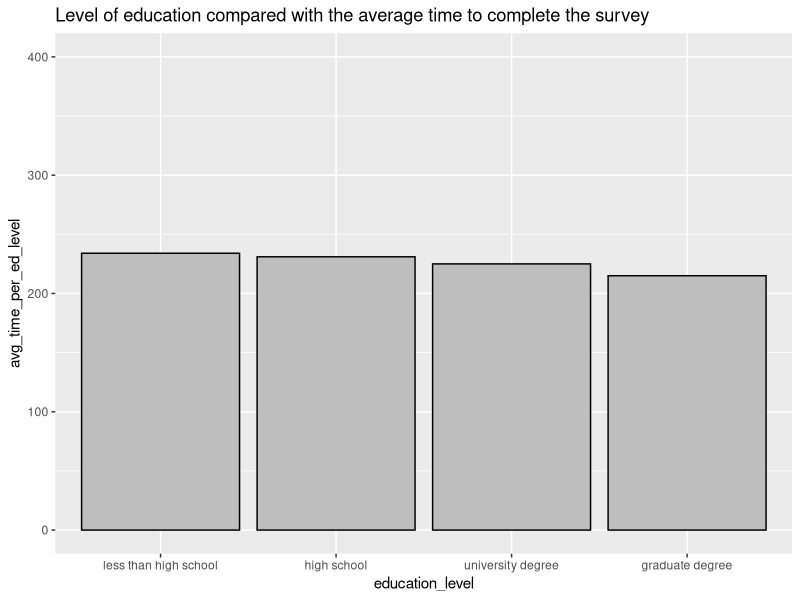
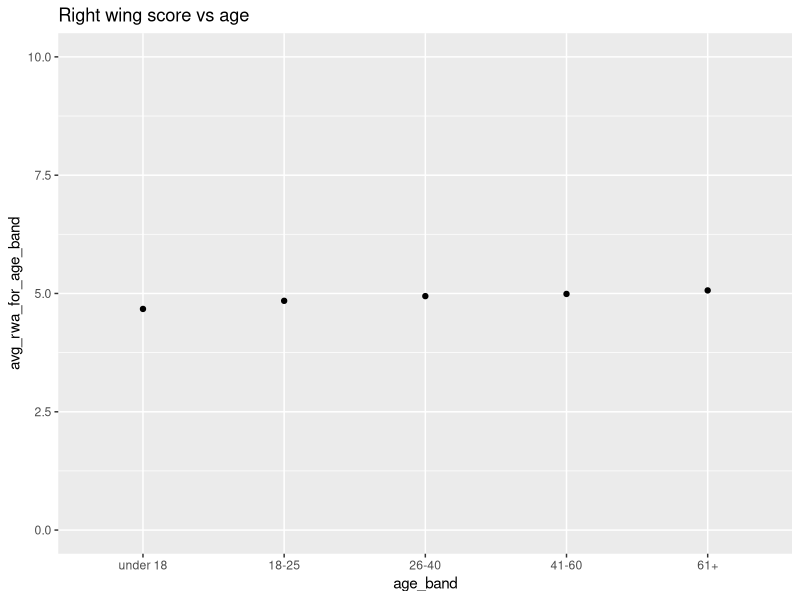
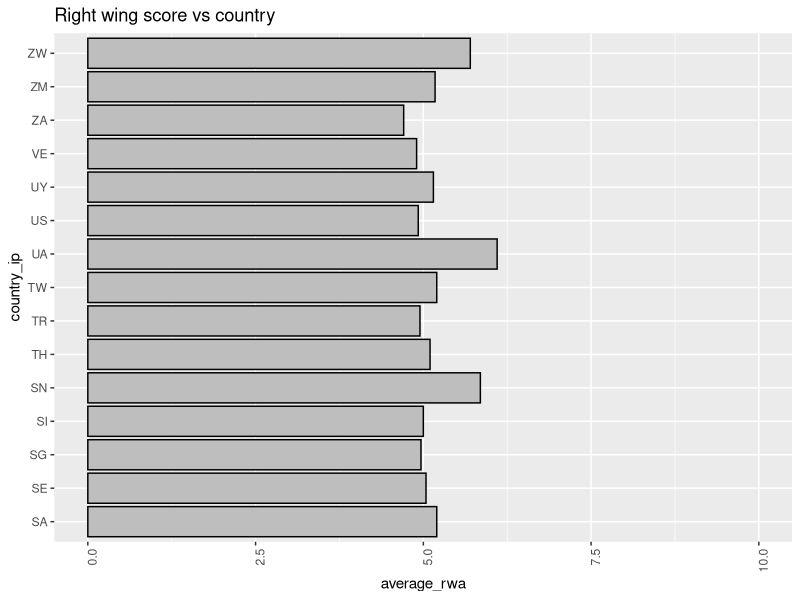
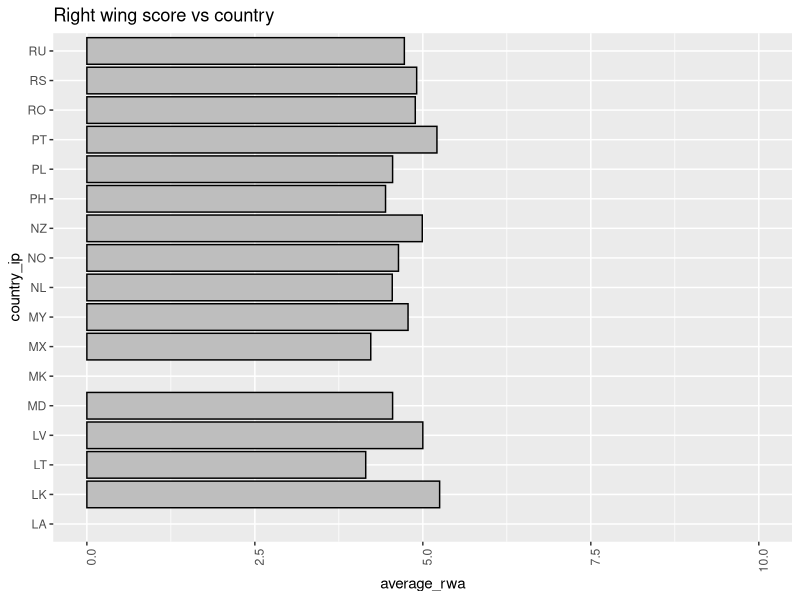
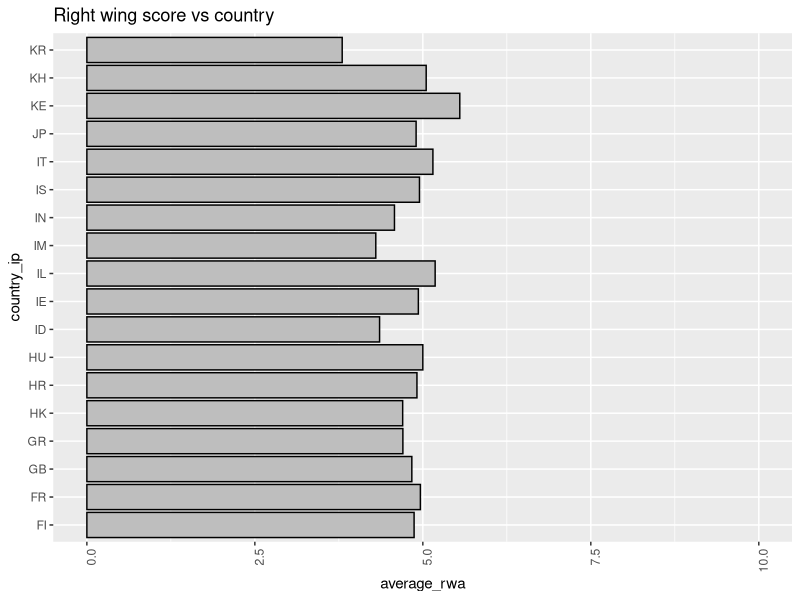
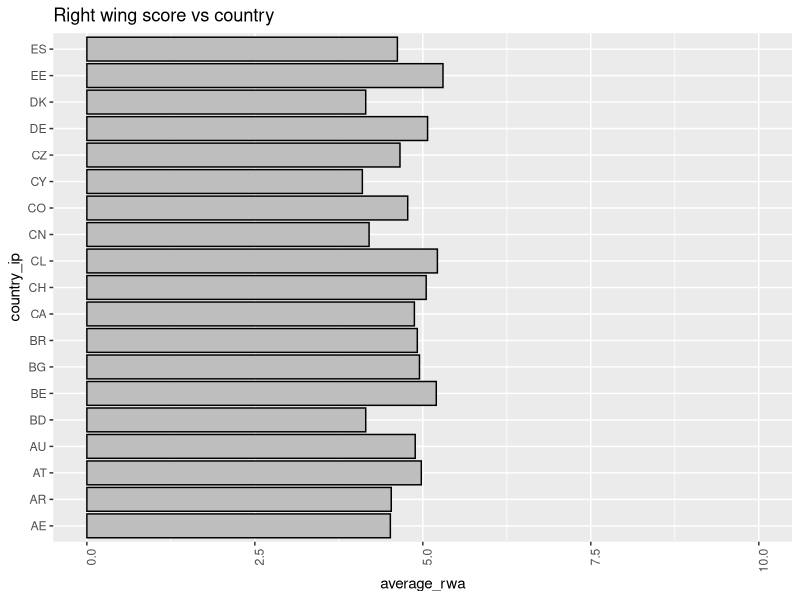

The R source for these figures, in order:
## ---- chunk 1
library(tidyverse)
library(ggplot2)

rw_data <- read_csv("data/clean_data/clean_rwa.csv")
## ---- chunk 2
rw_data %>%
  group_by(gender) %>%
  summarise(average_rwai_per_gender = mean(avg_rwa, na.rm = TRUE))
## ---- chunk 3
rw_data %>% 
  group_by(handedness) %>% 
  summarise(average_rwai_per_hand_group = mean(avg_rwa, na.rm = TRUE), .groups = 'drop_last')
## ---- chunk 4
rw_data %>%
  group_by(family_size) %>%
  summarise(average_rwai_per_family_size = mean(avg_rwa, na.rm = TRUE), .groups = 'drop_last')
  
## ---- chunk 5
rw_data %>%
  group_by(education_level) %>% 
  summarise(median(test_elapse_t, na.rm = TRUE), .groups = 'drop_last')
## ---- chunk 6
rw_data %>%
  group_by(education_level) %>% 
  summarise(median(survey_elapse_t, na.rm = TRUE), .groups = 'drop_last')
## ---- chunk 7
avg_time_per_ed_level_tibble <- rw_data %>% 
  group_by(education_level) %>% 
  summarise(avg_time_per_ed_level = median(test_elapse_t, na.rm = TRUE), .groups = 'drop_last') %>%
  drop_na()
## ---- chunk 8
positions <- c("less than high school", "high school", "university degree", "graduate degree")

ggplot() +
  geom_col(data = avg_time_per_ed_level_tibble, aes(x = education_level, y = avg_time_per_ed_level), colour = "black", fill = "grey") +
  scale_x_discrete(limits = positions) +
  ylim(0,400) +
  ggtitle("Level of education compared with the average time to complete the survey")
## ---- chunk 9
avg_per_age_band <- rw_data %>%
  mutate(age_band = case_when(
    age < 18 ~ "under 18",
    age < 26 ~ "18-25",
    age < 41 ~ "26-40",
    age < 61 ~ "41-60",
    age >= 61 ~ "61+"
  )) %>%
  select(participant_no, age_band, avg_rwa) %>% 
  group_by(age_band) %>% 
  summarise(avg_rwa_for_age_band = mean(avg_rwa, na.rm = TRUE), .groups = 'drop_last')
## ---- chunk 10
positions <- c("under 18", "18-25", "26-40", "41-60", "61+")

ggplot() +
  geom_point(data = avg_per_age_band, aes(x = age_band, y = avg_rwa_for_age_band)) +
  scale_x_discrete(limits = positions) +
  ylim(0,10) +
  ggtitle("Right wing score vs age")
## ---- chunk 11
avg_rwa_per_country <- rw_data %>% 
  group_by(country_ip) %>% 
  summarise(average_rwa = mean(avg_rwa, na.rm = TRUE), .groups = 'drop_last')
## ---- chunk 12
avg_rwa_per_country_group1 <- rw_data %>% 
  group_by(country_ip) %>% 
  summarise(average_rwa = mean(avg_rwa, na.rm = TRUE), .groups = 'drop_last') %>% 
  filter(country_ip < "FA")

avg_rwa_per_country_group2 <- rw_data %>% 
  group_by(country_ip) %>% 
  summarise(average_rwa = mean(avg_rwa, na.rm = TRUE), .groups = 'drop_last') %>% 
  filter(country_ip >= "FA" & country_ip < "LA")

avg_rwa_per_country_group3 <- rw_data %>% 
  group_by(country_ip) %>% 
  summarise(average_rwa = mean(avg_rwa, na.rm = TRUE), .groups = 'drop_last') %>% 
  filter(country_ip >= "LA" & country_ip < "SA")

avg_rwa_per_country_group4 <- rw_data %>% 
  group_by(country_ip) %>% 
  summarise(average_rwa = mean(avg_rwa, na.rm = TRUE), .groups = 'drop_last') %>% 
  filter(country_ip >= "SA")
## ---- chunk 13

ggplot() +
  geom_col(data = avg_rwa_per_country_group4, aes(x = country_ip, y = average_rwa), colour = "black", fill = "grey") +
  ylim(0,10) +
  ggtitle("Right wing score vs country") +
  theme(axis.text.x = element_text(angle = 90, hjust = 1)) + 
  coord_flip()
## ---- chunk 14

ggplot() +
  geom_col(data = avg_rwa_per_country_group3, aes(x = country_ip, y = average_rwa), colour = "black", fill = "grey") +
  ylim(0,10) +
  ggtitle("Right wing score vs country") +
  theme(axis.text.x = element_text(angle = 90, hjust = 1)) + 
  coord_flip()
## ---- chunk 15

ggplot() +
  geom_col(data = avg_rwa_per_country_group2, aes(x = country_ip, y = average_rwa), colour = "black", fill = "grey") +
  ylim(0,10) +
  ggtitle("Right wing score vs country") +
  theme(axis.text.x = element_text(angle = 90, hjust = 1)) + 
  coord_flip()
## ---- chunk 16
ggplot() +
  geom_col(data = avg_rwa_per_country_group1, aes(x = country_ip, y = average_rwa), colour = "black", fill = "grey") +
  ylim(0,10) +
  ggtitle("Right wing score vs country") +
  theme(axis.text.x = element_text(angle = 90, hjust = 1)) + 
  coord_flip()
